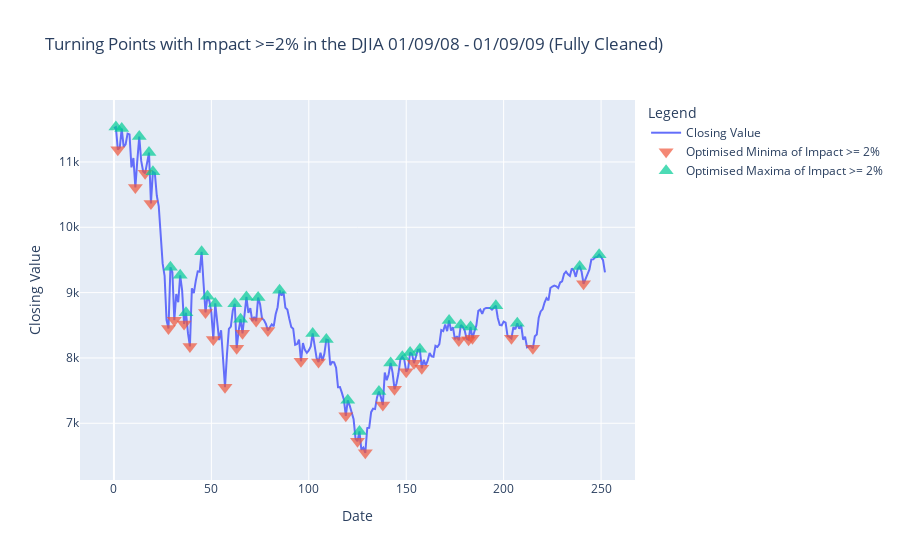

This figure's notebook cell:
### Code cell
# Plot the detected extrema based on an impact of >= 2%
marker_size_val = 13
marker_opacity_val = 0.7

fig = go.Figure()
fig.add_trace(
    go.Scatter(
        x=extremaDf.index, 
        y=extremaDf['value'],
        mode='lines',
        name='Closing Value'
    )
)

fig.add_trace(
    go.Scatter(
        x=newTpOsc[newTpOsc['label'] == 'minima'].index, 
        y=newTpOsc[newTpOsc['label'] == 'minima']['value'],
        mode='markers', 
        name='Optimised Minima of Impact >= 2%',
        marker_symbol = 'triangle-down',
        marker_size = marker_size_val,
        marker_opacity = marker_opacity_val

    )
)

fig.add_trace(
    go.Scatter(
        x=newTpOsc[newTpOsc['label'] == 'maxima'].index, 
        y=newTpOsc[newTpOsc['label'] == 'maxima']['value'],
        mode='markers', 
        name='Optimised Maxima of Impact >= 2%',
        marker_symbol = 'triangle-up',
        marker_size = marker_size_val,
        marker_opacity = marker_opacity_val

    )
)

fig.add_trace(
    go.Scatter(
        x = tpOsc[(tpOsc.index.isin([changedLocations])) & (tpOsc['label'] == 'minima')].index,
        y = tpOsc[(tpOsc.index.isin([changedLocations])) & (tpOsc['label'] == 'minima')]['value'],
        mode='markers', 
        name='Updated Minima of Impact >= 2%',
        marker_size = marker_size_val,
        marker_opacity = marker_opacity_val

    )
)

fig.add_trace(
    go.Scatter(
        x = tpOsc[(tpOsc.index.isin([changedLocations])) & (tpOsc['label'] == 'maxima')].index,
        y = tpOsc[(tpOsc.index.isin([changedLocations])) & (tpOsc['label'] == 'maxima')]['value'],
        mode='markers', 
        name='Updated Maxima of Impact >= 2%',
        marker_size = marker_size_val,
        marker_opacity = marker_opacity_val

    )
)

fig.update_layout(
    title="Turning Points with Impact >=2% in the DJIA 01/09/08 - 01/09/09 (Fully Cleaned)",
    xaxis_title="Date",
    yaxis_title="Closing Value",
    legend_title="Legend"
)

fig.show()

### Figure 1 — Plotly figure (JSON) as saved in the notebook; plotly's stock layout.template omitted (floating-point values rounded to 4 significant figures; data arrays with more than 128 entries replaced by an {"elided": "..."} marker saying what was removed)
{"data": [{"mode": "lines", "name": "Closing Value", "type": "scatter", "x": {"elided": "253 int values"}, "y": {"elided": "253 float values"}}, {"marker": {"opacity": 0.7, "size": 13, "symbol": "triangle-down"}, "mode": "markers", "name": "Optimised Minima of Impact >= 2%", "type": "scatter", "x": [2, 11, 16, 19, 28, 31, 36, 39, 47, 51, 57, 63, 66, 73, 79, 96, 105, 119, 125, 129, 138, 144, 150, 154, 158, 177, 182, 184, 204, 215, 241], "y": [11190.0, 10610.0, 10830.0, 10370.0, 8451.0, 8578.0, 8519.0, 8176.0, 8696.0, 8283.0, 7552.0, 8149.0, 8376.0, 8565.0, 8419.0, 7949.0, 7937.0, 7115.0, 6726.0, 6547.0, 7278.0, 7522.0, 7790.0, 7920.0, 7842.0, 8269.0, 8277.0, 8300.0, 8300.0, 8147.0, 9135.0]}, {"marker": {"opacity": 0.7, "size": 13, "symbol": "triangle-up"}, "mode": "markers", "name": "Optimised Maxima of Impact >= 2%", "type": "scatter", "x": [1, 4, 13, 18, 20, 29, 34, 37, 45, 48, 52, 62, 65, 68, 74, 85, 102, 109, 120, 126, 136, 142, 148, 152, 157, 172, 178, 183, 196, 207, 239, 249], "y": [11530.0, 11510.0, 11390.0, 11140.0, 10850.0, 9388.0, 9265.0, 8691.0, 9625.0, 8944.0, 8835.0, 8829.0, 8592.0, 8934.0, 8924.0, 9035.0, 8375.0, 8281.0, 7351.0, 6876.0, 7487.0, 7925.0, 8018.0, 8083.0, 8131.0, 8575.0, 8504.0, 8473.0, 8799.0, 8529.0, 9398.0, 9581.0]}, {"marker": {"opacity": 0.7, "size": 13}, "mode": "markers", "name": "Updated Minima of Impact >= 2%", "type": "scatter", "x": [], "y": []}, {"marker": {"opacity": 0.7, "size": 13}, "mode": "markers", "name": "Updated Maxima of Impact >= 2%", "type": "scatter", "x": [], "y": []}], "layout": {"legend": {"title": {"text": "Legend"}}, "title": {"text": "Turning Points with Impact >=2% in the DJIA 01/09/08 - 01/09/09 (Fully Cleaned)"}, "xaxis": {"title": {"text": "Date"}}, "yaxis": {"title": {"text": "Closing Value"}}}}
